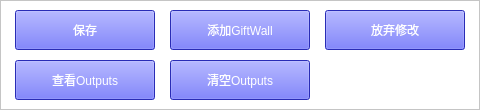
<?xml version="1.0" encoding="UTF-8"?>
<ui version="4.0">
 <class>Form</class>
 <widget class="QWidget" name="Form">
  <property name="geometry">
   <rect>
    <x>0</x>
    <y>0</y>
    <width>480</width>
    <height>110</height>
   </rect>
  </property>
  <property name="maximumSize">
   <size>
    <width>16777215</width>
    <height>110</height>
   </size>
  </property>
  <property name="windowTitle">
   <string>Form</string>
  </property>
  <property name="styleSheet">
   <string notr="true"/>
  </property>
  <widget class="QFrame" name="frame">
   <property name="geometry">
    <rect>
     <x>0</x>
     <y>0</y>
     <width>480</width>
     <height>110</height>
    </rect>
   </property>
   <property name="minimumSize">
    <size>
     <width>480</width>
     <height>110</height>
    </size>
   </property>
   <property name="styleSheet">
    <string notr="true">background-color: rgb(255, 255, 255);</string>
   </property>
   <property name="frameShape">
    <enum>QFrame::StyledPanel</enum>
   </property>
   <property name="frameShadow">
    <enum>QFrame::Raised</enum>
   </property>
   <widget class="QPushButton" name="save">
    <property name="geometry">
     <rect>
      <x>15</x>
      <y>10</y>
      <width>140</width>
      <height>40</height>
     </rect>
    </property>
    <property name="styleSheet">
     <string notr="true">background-color: rgb(57, 61, 255);
color: rgb(255, 255, 255);
font: 10pt &quot;微软雅黑&quot;;</string>
    </property>
    <property name="text">
     <string>保存</string>
    </property>
   </widget>
   <widget class="QPushButton" name="cancel_save">
    <property name="geometry">
     <rect>
      <x>325</x>
      <y>10</y>
      <width>140</width>
      <height>40</height>
     </rect>
    </property>
    <property name="styleSheet">
     <string notr="true">background-color: rgb(57, 61, 255);
color: rgb(255, 255, 255);
font: 10pt &quot;微软雅黑&quot;;</string>
    </property>
    <property name="text">
     <string>放弃修改</string>
    </property>
   </widget>
   <widget class="QPushButton" name="open_outputs_2">
    <property name="geometry">
     <rect>
      <x>15</x>
      <y>60</y>
      <width>140</width>
      <height>40</height>
     </rect>
    </property>
    <property name="styleSheet">
     <string notr="true">background-color: rgb(57, 61, 255);
color: rgb(255, 255, 255);
font: 10pt &quot;微软雅黑&quot;;</string>
    </property>
    <property name="text">
     <string>查看Outputs</string>
    </property>
   </widget>
   <widget class="QPushButton" name="clear_outputs_2">
    <property name="geometry">
     <rect>
      <x>170</x>
      <y>60</y>
      <width>140</width>
      <height>40</height>
     </rect>
    </property>
    <property name="styleSheet">
     <string notr="true">background-color: rgb(57, 61, 255);
color: rgb(255, 255, 255);
font: 10pt &quot;微软雅黑&quot;;</string>
    </property>
    <property name="text">
     <string>清空Outputs</string>
    </property>
   </widget>
   <widget class="QPushButton" name="add_gift_wall_2">
    <property name="geometry">
     <rect>
      <x>170</x>
      <y>10</y>
      <width>140</width>
      <height>40</height>
     </rect>
    </property>
    <property name="styleSheet">
     <string notr="true">background-color: rgb(57, 61, 255);
color: rgb(255, 255, 255);
font: 10pt &quot;微软雅黑&quot;;</string>
    </property>
    <property name="text">
     <string>添加GiftWall</string>
    </property>
   </widget>
  </widget>
 </widget>
 <resources/>
 <connections/>
</ui>
